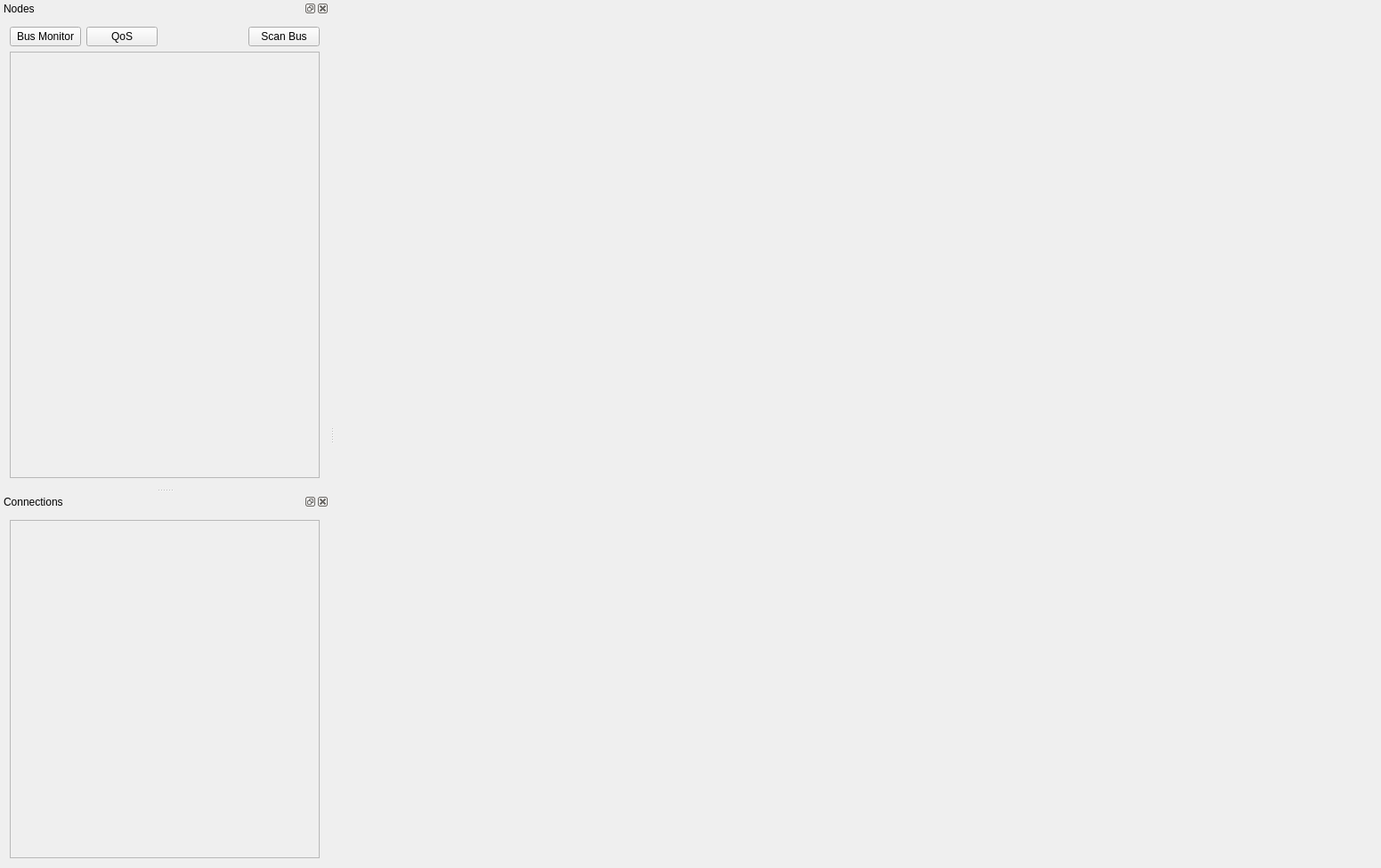
<?xml version="1.0" encoding="UTF-8"?>
<ui version="4.0">
 <class>MainWindow</class>
 <widget class="QMainWindow" name="MainWindow">
  <property name="geometry">
   <rect>
    <x>0</x>
    <y>0</y>
    <width>1551</width>
    <height>975</height>
   </rect>
  </property>
  <property name="windowTitle">
   <string>MainWindow</string>
  </property>
  <widget class="QWidget" name="centralWidget"/>
  <widget class="QDockWidget" name="nodeDock">
   <property name="minimumSize">
    <size>
     <width>370</width>
     <height>147</height>
    </size>
   </property>
   <property name="windowTitle">
    <string>Nodes</string>
   </property>
   <attribute name="dockWidgetArea">
    <number>1</number>
   </attribute>
   <widget class="QWidget" name="dockWidgetContents_2">
    <layout class="QVBoxLayout" name="verticalLayout_4">
     <item>
      <layout class="QHBoxLayout" name="horizontalLayout">
       <item>
        <widget class="QPushButton" name="monitorButton">
         <property name="text">
          <string>Bus Monitor</string>
         </property>
        </widget>
       </item>
       <item>
        <widget class="QPushButton" name="qosButton">
         <property name="text">
          <string>QoS</string>
         </property>
        </widget>
       </item>
       <item>
        <spacer name="horizontalSpacer">
         <property name="orientation">
          <enum>Qt::Horizontal</enum>
         </property>
         <property name="sizeHint" stdset="0">
          <size>
           <width>40</width>
           <height>20</height>
          </size>
         </property>
        </spacer>
       </item>
       <item>
        <widget class="QPushButton" name="scanButton">
         <property name="text">
          <string>Scan Bus</string>
         </property>
        </widget>
       </item>
      </layout>
     </item>
     <item>
      <layout class="QVBoxLayout" name="verticalLayout_3">
       <item>
        <widget class="QScrollArea" name="scrollArea">
         <property name="minimumSize">
          <size>
           <width>100</width>
           <height>0</height>
          </size>
         </property>
         <property name="widgetResizable">
          <bool>true</bool>
         </property>
         <widget class="QWidget" name="scrollAreaWidgetContents">
          <property name="geometry">
           <rect>
            <x>0</x>
            <y>0</y>
            <width>378</width>
            <height>740</height>
           </rect>
          </property>
          <layout class="QVBoxLayout" name="verticalLayout">
           <item>
            <layout class="QVBoxLayout" name="deviceGrid">
             <item>
              <spacer name="verticalSpacer">
               <property name="orientation">
                <enum>Qt::Vertical</enum>
               </property>
               <property name="sizeHint" stdset="0">
                <size>
                 <width>20</width>
                 <height>40</height>
                </size>
               </property>
              </spacer>
             </item>
            </layout>
           </item>
          </layout>
         </widget>
        </widget>
       </item>
      </layout>
     </item>
    </layout>
   </widget>
  </widget>
  <widget class="QDockWidget" name="connectionDock">
   <property name="minimumSize">
    <size>
     <width>300</width>
     <height>113</height>
    </size>
   </property>
   <property name="windowTitle">
    <string>Connections</string>
   </property>
   <attribute name="dockWidgetArea">
    <number>1</number>
   </attribute>
   <widget class="QWidget" name="dockWidgetContents">
    <layout class="QVBoxLayout" name="verticalLayout_2">
     <item>
      <widget class="QScrollArea" name="scrollArea_2">
       <property name="widgetResizable">
        <bool>true</bool>
       </property>
       <widget class="QWidget" name="scrollAreaWidgetContents_2">
        <property name="geometry">
         <rect>
          <x>0</x>
          <y>0</y>
          <width>380</width>
          <height>112</height>
         </rect>
        </property>
        <layout class="QVBoxLayout" name="verticalLayout_5">
         <item>
          <layout class="QVBoxLayout" name="connectionGrid">
           <item>
            <spacer name="verticalSpacer_2">
             <property name="orientation">
              <enum>Qt::Vertical</enum>
             </property>
             <property name="sizeHint" stdset="0">
              <size>
               <width>20</width>
               <height>40</height>
              </size>
             </property>
            </spacer>
           </item>
          </layout>
         </item>
        </layout>
       </widget>
      </widget>
     </item>
    </layout>
   </widget>
  </widget>
  <action name="actiondfgdfg">
   <property name="text">
    <string>dfgdfg</string>
   </property>
  </action>
 </widget>
 <layoutdefault spacing="6" margin="11"/>
 <resources/>
 <connections/>
</ui>
